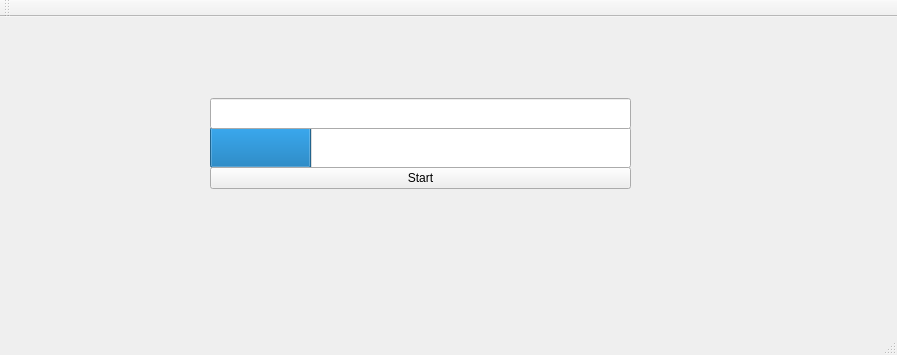
<?xml version="1.0" encoding="UTF-8"?>
<ui version="4.0">
 <class>MainWindow</class>
 <widget class="QMainWindow" name="MainWindow">
  <property name="geometry">
   <rect>
    <x>0</x>
    <y>0</y>
    <width>897</width>
    <height>355</height>
   </rect>
  </property>
  <property name="windowTitle">
   <string>MainWindow</string>
  </property>
  <widget class="QWidget" name="centralWidget">
   <widget class="QProgressBar" name="progressBar">
    <property name="geometry">
     <rect>
      <x>210</x>
      <y>110</y>
      <width>421</width>
      <height>41</height>
     </rect>
    </property>
    <property name="value">
     <number>24</number>
    </property>
    <property name="format">
     <string/>
    </property>
   </widget>
   <widget class="QPushButton" name="pushButton">
    <property name="geometry">
     <rect>
      <x>210</x>
      <y>150</y>
      <width>421</width>
      <height>22</height>
     </rect>
    </property>
    <property name="text">
     <string>Start</string>
    </property>
   </widget>
   <widget class="QLineEdit" name="lineEdit">
    <property name="geometry">
     <rect>
      <x>210</x>
      <y>81</y>
      <width>421</width>
      <height>31</height>
     </rect>
    </property>
   </widget>
  </widget>
  <widget class="QMenuBar" name="menuBar">
   <property name="geometry">
    <rect>
     <x>0</x>
     <y>0</y>
     <width>897</width>
     <height>19</height>
    </rect>
   </property>
  </widget>
  <widget class="QToolBar" name="mainToolBar">
   <attribute name="toolBarArea">
    <enum>TopToolBarArea</enum>
   </attribute>
   <attribute name="toolBarBreak">
    <bool>false</bool>
   </attribute>
  </widget>
  <widget class="QStatusBar" name="statusBar"/>
 </widget>
 <layoutdefault spacing="6" margin="11"/>
 <resources/>
 <connections/>
</ui>
